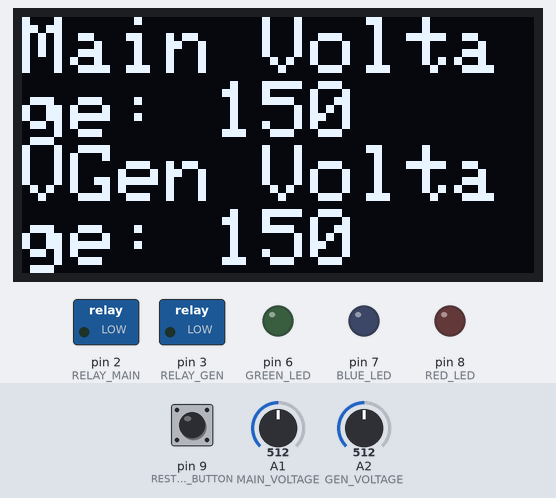
A sketch run on a simulated Arduino Uno, built with avr-gcc and run on an emulated ATmega328P. Parts: 128×64 one-colour display, switched loads named in the sketch (green lamp = pin HIGH), output pins drawn as LEDs (lit = HIGH). Dashed ring = blinking. The inputs (shaded band) are chosen by the test bench; at power-on: pin 9 (RESTART_BUTTON) HIGH, A1 (MAIN_VOLTAGE) = 512, A2 (GEN_VOLTAGE) = 512.

Above: at 1.2 s.
1.3 s: pin 9 (RESTART_BUTTON) pulled LOW for 0.15 s
At 2.1 s:
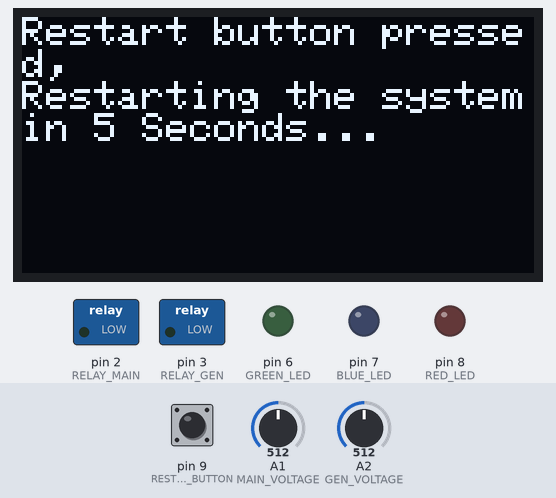
7.4 s: A1 (MAIN_VOLTAGE) set to 306
10.4 s: A2 (GEN_VOLTAGE) set to 716
At 12.61 s:
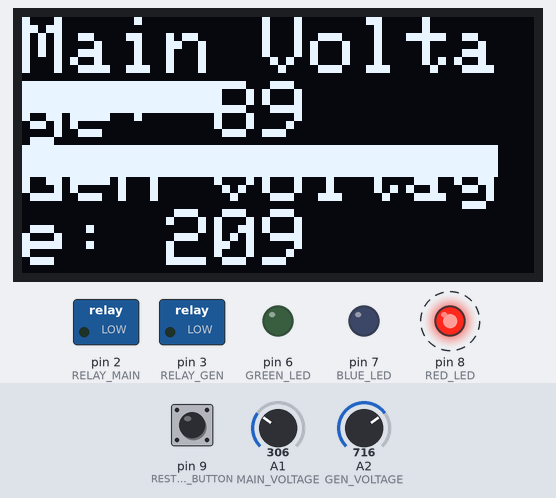
13.4 s: A1 (MAIN_VOLTAGE) set to 235
At 13.89 s:
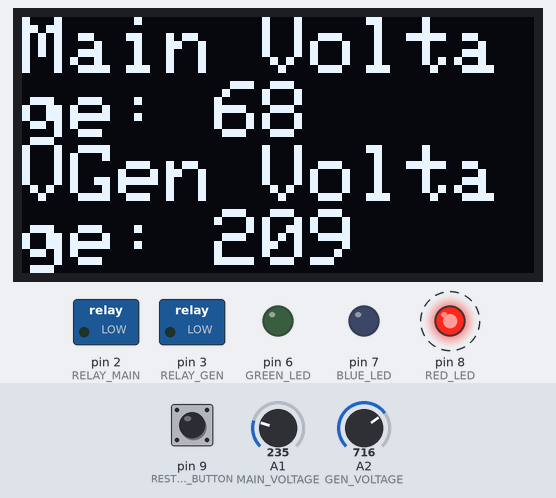
15.2 s: pin 9 (RESTART_BUTTON) pulled LOW for 1 s
At 21.4 s:
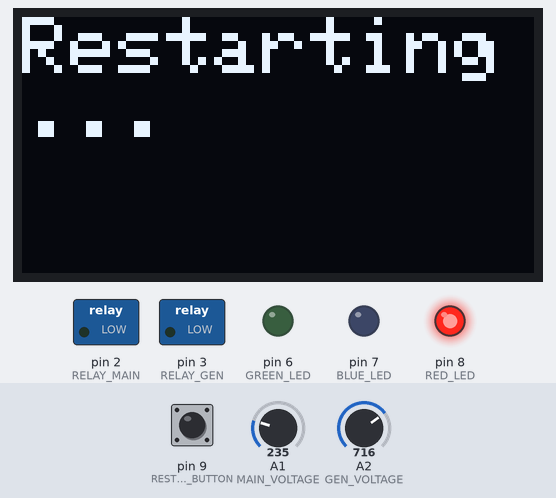
21.7 s: A2 (GEN_VOLTAGE) set to 900
Timing chart, 0 to 25.7 s (numbered marks = the images above; inputs shaded):
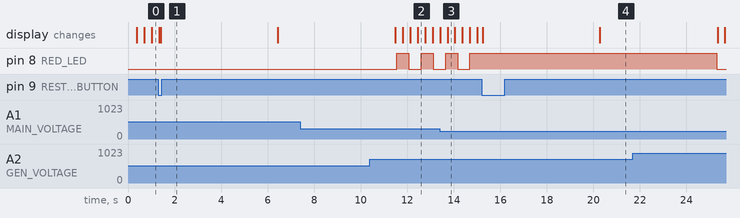

Measured:
- after the input at 1.3 s, the display: first differs from a run without the input after 0.11 s (image 1)
- after the input at 7.4 s, every drawn part: stays the same
- after the input at 15.2 s, pin 8 (RED_LED): stops changing and stays HIGH; the display: first changes after 0.05 s (image 4 shows a later state)
- by itself, pin 8 (RED_LED): alternates HIGH for 0.52 s and LOW for 0.52 s

The sketch:

ATS_Code.ino
```cpp
#include <Wire.h>
#include <Adafruit_GFX.h>
#include <Adafruit_SSD1306.h>

// Pin Definitions
#define RELAY_MAIN 2
#define RELAY_GEN 3
#define MAIN_VOLTAGE A1
#define GEN_VOLTAGE A2
#define GREEN_LED 6
#define BLUE_LED 7
#define RED_LED 8
#define RESTART_BUTTON 9

// Voltage Threshold
#define MAIN_LOW 145
#define MAIN_MAX 245
#define GEN_LOW 145
#define GEN_HIGH 245

// Delay Constants
#define BOOT_DURATION 3000         // 3 Seconds
#define EMERG_SHUTDOWN_DELAY 2000  // 2 Seconds
#define AUTO_RECOVERY_DELAY 5000  // 5 Seconds
#define RESTART_DELAY 5000        // 5 Seconds

// Screen Initialization & Definitions
#define SCREEN_WIDTH 128
#define SCREEN_HEIGHT 64
#define OLED_RESET -1
Adafruit_SSD1306 display(SCREEN_WIDTH, SCREEN_HEIGHT, &Wire, OLED_RESET);

// Emergency Shutdown Variable
bool restartButtonPressed = false;

// Voltage Monitoring Variables
bool mainPowerAvailable = false;
bool genPowerAvailable = false;

// System State Variables
bool powerSourceSwitched = false;
bool mainPowerSelected = false;
unsigned long bootStartTime = 0;
unsigned long displayInitStartTime = 0;
unsigned long switchStartTime = 0;

// Function Prototypes
void setup();
void loop();
void displayBootMessage();
void RestartButtonMessage();
void drawProgressBar(unsigned long currentTime, unsigned long duration);
void displayVoltageGraphs(int mainVoltage, int genVoltage);
void displayPowerSourceIndicator();
void displayPowerSourceSwitched(const String &powerSource);
void checkVoltageErrors(int mainVoltage, int genVoltage);
void flashErrorLED();
//void monitorPowerSupplyStatus();
void normalOperation(int mainVoltage, int genVoltage);
void switchToMain();
void switchToGen();
void emergencyShutdown();
void autoRecovery();
void restartSystem();
void displayVoltage(int mainVoltage, int genVoltage);

void setup() {
  // Pin Modes Setup
  pinMode(RELAY_MAIN, OUTPUT);
  pinMode(RELAY_GEN, OUTPUT);
  pinMode(GREEN_LED, OUTPUT);
  pinMode(BLUE_LED, OUTPUT);
  pinMode(RED_LED, OUTPUT);
  pinMode(RESTART_BUTTON, INPUT_PULLUP);

  // Initial RELAY State
  digitalWrite(RELAY_MAIN, LOW);
  digitalWrite(RELAY_GEN, LOW);

  // Serial and Display Setup
  Serial.begin(9600);
  displayInitStartTime = millis();  // Record display initialization start time
  while (!display.begin(SSD1306_SWITCHCAPVCC, 0x3C)) {
    // Retry display initialization for up to 10 seconds
    if (millis() - displayInitStartTime > 10000) {
      // If initialization fails after 10 seconds .......
      Serial.println(F("Display Communication Error"));
      break;
    }
    delay(500); // Wait for 0.5 seconds before retrying
  }

  bootStartTime = millis();  // Record boot start time
  powerSourceSwitched = false; // Initialize power source switched flag
  displayBootMessage();
}

void loop() {
  // Read voltages of both the incoming lines from sensors
  int mainVoltage = analogRead(MAIN_VOLTAGE) * (300.0 / 1023.0);  // in volts
  int genVoltage = analogRead(GEN_VOLTAGE) * (300.0 / 1023.0);    // in volts

  // Check if either of the power lines is available
  bool mainPowerAvailable = (mainVoltage > 50); // Assuming 50 volts as the minimum voltage to indicate power availability
  bool genPowerAvailable = (genVoltage > 50);

  // Check if restart button is pressed
  if (digitalRead(RESTART_BUTTON) == LOW && !restartButtonPressed) {
    // Restart the system only if the restart button is pressed and not already being pressed
    restartButtonPressed = true;
    RestartButtonMessage();

  } else {
    restartButtonPressed = false;
  }

  // Handle voltage errors
  if (mainVoltage < MAIN_LOW || mainVoltage > MAIN_MAX || genVoltage < GEN_LOW || genVoltage > GEN_HIGH) {
    checkVoltageErrors(mainVoltage, genVoltage);
  } //else {
    //normalOperation(mainVoltage, genVoltage); //DOUGHT !!!
  //}

  // Display voltage bar graphs, power source indicator and Voltage
  displayVoltageGraphs(mainVoltage, genVoltage);
  displayPowerSourceIndicator();
  displayVoltage(mainVoltage, genVoltage);

  //Check if the power source has switched and update the display in real-time
  if (powerSourceSwitched) {
    if (millis() - switchStartTime <= 2000) { // Display the message for 2 seconds
      if (mainPowerSelected) {
        displayPowerSourceSwitched("Gen");
      } else {
        displayPowerSourceSwitched("Main");
      }
    } else {
      //display.clearDisplay(); // Clear the display after 2 seconds
      //display.display();
      powerSourceSwitched = false; // Reset the flag
    }
  }
}

void displayBootMessage() {
  unsigned long currentTime = millis();

  // Booting progress bar
  unsigned long bootTimeElapsed = currentTime - bootStartTime;
  if (currentTime <= BOOT_DURATION) {
    display.clearDisplay();
    display.setTextColor(SSD1306_WHITE);
    display.setTextSize(1);
    display.setCursor(0, 0);
    display.println("Namaste");
    display.println("System Booting...");
    drawProgressBar(currentTime, BOOT_DURATION);
    display.display();
    return;
  }
}

void drawProgressBar(unsigned long currentTime, unsigned long duration) {
  int progress = map(currentTime, 0, duration, 0, SCREEN_WIDTH - 2);
  display.fillRect(1, 32, progress, 8, SSD1306_WHITE);
}

void RestartButtonMessage() {
  // Display restart button pressed message
  display.clearDisplay();
  display.setTextSize(1);
  display.setTextColor(SSD1306_WHITE);
  display.setCursor(0, 0);
  display.println("Restart button pressed,");
  display.println("Restarting the system");
  display.println("in 5 Seconds..." );
  display.display();

  // Delay before restart
  delay(RESTART_DELAY);

  // Restart the system
  restartSystem();
}

void displayVoltageGraphs(int mainVoltage, int genVoltage) {
  display.clearDisplay();

  // Display Main Voltage Graph
  display.setCursor(0, 0);
  display.print("Main Voltage: ");
  display.println(mainVoltage);
  display.fillRect(0, 16, map(mainVoltage, 0, 220, 0, SCREEN_WIDTH - 2), 8, SSD1306_WHITE);
  // Display Gen Voltage Graph
  display.print("Gen Voltage: ");
  display.println(genVoltage);
  display.fillRect(0, 32, map(genVoltage, 0, 220, 0, SCREEN_WIDTH - 2), 8, SSD1306_WHITE);

  display.display();
}

void displayPowerSourceIndicator() {
  // Display power source indicator in the top left corner
  display.setCursor(0, 0);
  display.setTextSize(1);
  display.println(mainPowerSelected ? "Main" : "Gen");
  display.display();
}

void checkVoltageErrors(int mainVoltage, int genVoltage) {
  // Check for threshold errors
  if ((mainVoltage < MAIN_LOW || mainVoltage > MAIN_MAX) && (genVoltage < GEN_LOW || genVoltage > GEN_HIGH)) {
  //if (mainVoltage < MAIN_LOW || mainVoltage > MAIN_MAX || genVoltage < GEN_LOW || genVoltage > GEN_HIGH) {
    // Both main and gen voltages are outside their thresholds
    flashErrorLED();
  } else {
    // Handle individual voltage errors
    if (mainVoltage < MAIN_LOW || mainVoltage > MAIN_MAX) {
      flashErrorLED();
    }
    if (genVoltage < GEN_LOW || genVoltage > GEN_HIGH) {
      flashErrorLED();
    }

    // Check if both voltages are zero (power cut)
    if (!mainPowerAvailable && !genPowerAvailable) {
      digitalWrite(RELAY_MAIN, LOW);
      digitalWrite(RELAY_GEN, LOW);
      return; // Continue monitoring voltages
    // DOUGHT !!! CHECK FOR POWER RESTORE
    }
  }
}

unsigned long lastFlashTime = 0;
const unsigned long flashInterval = 500; // Flash interval in milliseconds
bool isLEDon = false;

void flashErrorLED() {
  unsigned long currentTime = millis();

  if (currentTime - lastFlashTime >= flashInterval) {
    lastFlashTime = currentTime;

    // Toggle the LED state
    if (isLEDon) {
      digitalWrite(RED_LED, LOW);
      isLEDon = false;
    } else {
      digitalWrite(RED_LED, HIGH);
      isLEDon = true;
    }
  }
}

//void monitorPowerSupplyStatus() {
    // Check if either of the power lines is available
  //mainPowerAvailable = (mainVoltage > 5); //Set the min Voltage to indicate Power Cut
  //genPowerAvailable = (genVoltage > 5);
//}

void normalOperation(int mainVoltage, int genVoltage) {
  // If both lines are within threshold
  if ((mainVoltage >= MAIN_LOW && mainVoltage <= MAIN_MAX) && (genVoltage >= GEN_LOW && genVoltage <= GEN_HIGH)) {
    if (mainVoltage == genVoltage && mainVoltage != 0) {
      // If both lines have equal voltages, prioritize switching to the main line
      switchToMain();
    } else {
      if (mainVoltage > genVoltage) {
       switchToMain();
      } else {
       switchToGen();
      }
    }
  }
}

void switchToMain() {
  digitalWrite(RELAY_GEN, LOW);
  digitalWrite(RELAY_MAIN, HIGH);  // Activate Main Line
  digitalWrite(GREEN_LED, HIGH);  // Green LED ON
  digitalWrite(BLUE_LED, LOW);
  mainPowerSelected = true; // Update power source selection
  displayPowerSourceSwitched("Main");
}

void switchToGen() {
  digitalWrite(RELAY_MAIN, LOW);
  digitalWrite(RELAY_GEN, HIGH);  // Activate Generator Line
  digitalWrite(GREEN_LED, LOW);
  digitalWrite(BLUE_LED, HIGH);  // Blue LED ON
  mainPowerSelected = false; // Update power source selection
  displayPowerSourceSwitched("Gen");
}

void emergencyShutdown() {
  // Turn off RELAYS
  digitalWrite(RELAY_MAIN, LOW);
  digitalWrite(RELAY_GEN, LOW);
  flashErrorLED();

  // Display emergency shutdown message
  display.clearDisplay();
  display.setTextSize(2);
  display.setTextColor(SSD1306_WHITE);
  display.setCursor(0, 0);
  display.println("! WARNING !,");
  display.println("Emergency Shutdown initialized...");
  display.display();

  // Trigger emergency shutdown after delay
  delay(EMERG_SHUTDOWN_DELAY);

  // Auto-recovery process
  autoRecovery();
}

void autoRecovery() {
  // Display auto-recovery message
  display.clearDisplay();
  display.setTextSize(2);
  display.setTextColor(SSD1306_WHITE);
  display.setCursor(0, 0);
  display.println("Auto-Recovery...");
  display.println("initialized");
  display.display();

  // Delay for auto-recovery
  delay(AUTO_RECOVERY_DELAY);

  // Restart the system
  restartSystem();
}

void restartSystem() {
  // Display restart message
  display.clearDisplay();
  display.setTextSize(2);
  display.setTextColor(SSD1306_WHITE);
  display.setCursor(0, 0);
  display.println("Restarting...");
  display.display();

  // Delay before restart
  delay(RESTART_DELAY);

  // Restart the system
  setup();
}

void displayVoltage(int mainVoltage, int genVoltage) {
  // Display voltage updates on OLED display
  display.clearDisplay();
  display.setTextSize(2);
  display.setTextColor(SSD1306_WHITE);
  display.setCursor(0, 0);
  display.print("Main Voltage: ");
  display.println(mainVoltage);
  display.print("V");
  display.print("Gen Voltage: ");
  display.println(genVoltage);
  display.print("V");
  display.display();
}

void displayPowerSourceSwitched(const String &powerSource) {
  // Display power source switched message for 2 seconds
  unsigned long switchStartTime = millis();
  display.clearDisplay();
  display.setCursor(0, 0);
  display.println("Switched to " + powerSource + " Line");
  display.display();

  while (millis() - switchStartTime <= 2000) {
    // Wait for 2 seconds
    // Check if the power source has switched again during the 2-second interval
    if (powerSourceSwitched) {
      // Update the display immediately if the power source switches again
      display.clearDisplay();
      display.setCursor(0, 0);
      display.println("Switched to " + String(mainPowerSelected ? "Gen" : "Main") + " Line");
      display.display();
      // Update the switch start time to continue the 2-second display duration
      switchStartTime = millis();
      // Reset the power source switched flag
      powerSourceSwitched = false;
    }
  }

  // Clear the display after 2 seconds
  display.clearDisplay();
  display.display();
}
```
